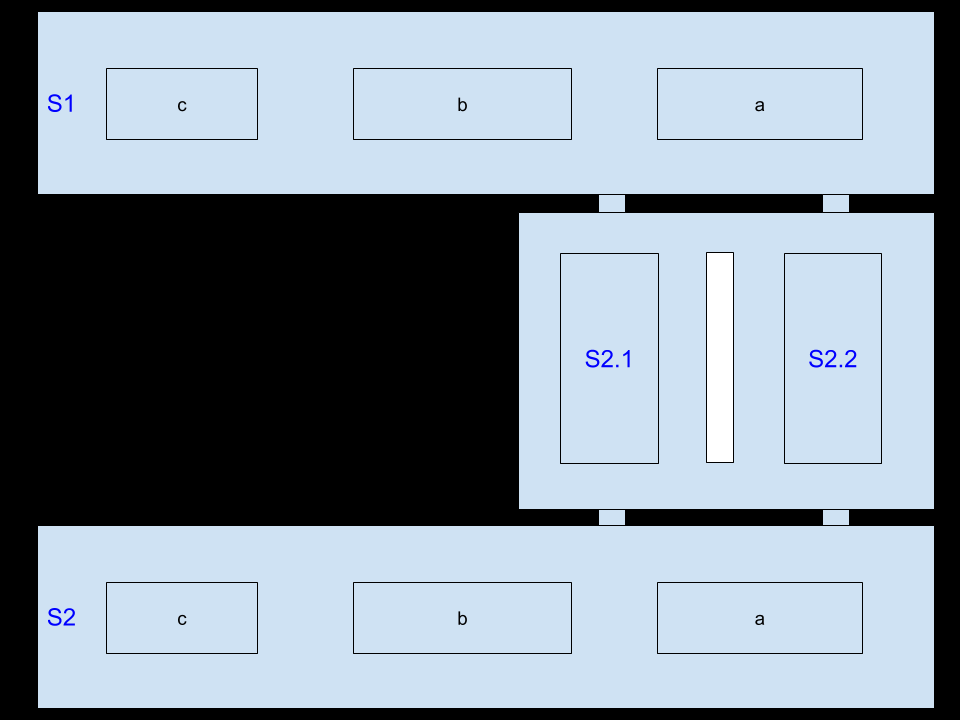
#> input picture assets/images/overview_B3_cluster.png, 960 x 720 px, found by its file name
$ python floormap_cross.py
#> lines starting #> are read from the running program, lines starting #| are printed output that depends on the picture
### plotting/camera_mapping.py
import re
xac = re.compile(r'^S([-\d+])-B[-\d+]([ac])-([\w])$')
xb_ = re.compile(r'^S([-\d+])-B[-\d+]b-[\w]-([\w])$')
xb = re.compile(r'^S([-\d+])-B[-\d+]b-[\w]-([\w])[\w]$')
xEs = re.compile(r'^S2[\d]-B[-\d+]-([\w])$')
xE = re.compile(r'^S2[\d]-B[-\d+]-[\w]-([\w])$')

x1=0
x2=28
x3=42
x4=84
x5=100
x6=142
x7=178
x8=222
x9=250
x10=314
x11=352
x12=366
x13=410
x14=426


# [68 lines left out: function get_x, not called in this run]


yac = re.compile(r'^S([-\d+])-B[-\d+]([ac])-([\w])$')
yb_ = re.compile(r'^S[-\d+]-B[-\d+]b-([\w])-[\w]$')
yb = re.compile(r'^S[-\d+]-B[-\d+]b-([\w])-[\w]([\w])$')
yE = re.compile(r'^S2([-\d+])-B[-\d+]-([\w])$')
yEs = re.compile(r'^S2([-\d+])-B[-\d+]-([\w])-[\w]$')

y1=0
y2=50
y3=165
y4=194
y5=225
y6=359
y7=388
y8=420
y9=558
y10=348
y11=428
y12=490
y13=586


# [73 lines left out: functions get_y, get_coordinate, not called in this run]


c_ac = re.compile(r'^S([-\d+])-B[-\d+]([ac])-[\w]$')
c_b_ = re.compile(r'^S([-\d+])-B[-\d+]b-([\w])-([\w])$')
c_b = re.compile(r'^S([-\d+])-B[-\d+]b-([\w])-([\w])[\w]$')
c_E = re.compile(r'^S2([-\d+])-B[-\d+]-([\w])$')
c_Es = re.compile(r'^S2([-\d+])-B[-\d+]-([\w])-[\w]$')


def get_cluster(cam_name):
    res = c_ac.match(cam_name)
    if res is not None:
        res = res.groups()
        return "S{}-{}".format(res[0], res[1])

    res = c_b_.match(cam_name)
    if res is not None:
        res = res.groups()
        if res[2]=='T':
            return "S{}-b-{}-{}".format(res[0], res[1], 'B')
        elif res[2]=='B':
            return "S{}-b-{}-{}".format(res[0], res[1], 'T')

    res = c_b.match(cam_name)
    if res is not None:
        res = res.groups()
        return "S{}-b-{}-{}".format(res[0], res[1], res[2])

    res = c_E.match(cam_name)
    if res is not None:
        res = res.groups()
        return "S2{}-{}".format(res[0], res[1])

    res = c_Es.match(cam_name)
    if res is not None:
        res = res.groups()
        return "S2{}-{}".format(res[0], res[1])

    raise ValueError('Invalid camera name.')


_cac = re.compile(r'^S([-\d+])-([ac])$')
_cb = re.compile(r'^S([-\d+])-b-([\w])-([\w])$')
_cE = re.compile(r'^S2([-\d+])-([\w])$')

def _mean(*ps):
    ps = [get_coordinate(p) for p in ps]
    return sum([p[0] for p in ps])/len(ps), sum([p[1] for p in ps])/len(ps)


# [27 lines left out: function get_cluster_position, not called in this run]


# [17 lines that do not run on import are left out]

### plotting/floormap_cross.py
from .camera_mapping import get_cluster_position, get_cluster
import cv2

def floormap_cross(img_path,camera_names, img_cord=(610,457)):
#> called with img_cord = (610, 457)
    print(img_path)
    img= cv2.imread(img_path,1)
#> img is the input picture: shape (720, 960, 3); mean B, G, R 156.7, 145.6, 133.6
    print(img.shape)
#| (720, 960, 3)

    img= cv2.resize(img, img_cord)
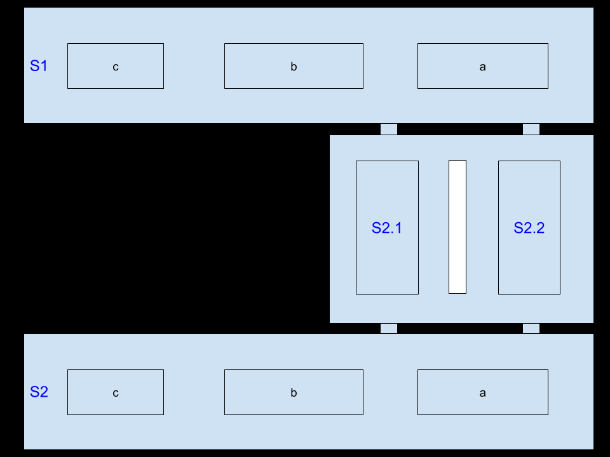
#> img: shape (457, 610, 3); mean B, G, R 156.4, 145.4, 133.3
    current_cordinates=()
    prev_cordinates=()

    for camera in camera_names:
        current_cordinates= get_cluster_position(get_cluster(camera))
        current_cordinates= tuple(int(s) for s in current_cordinates)
        img= cv2.drawMarker(img, current_cordinates, [0,0,245], markerType=cv2.MARKER_TILTED_CROSS , markerSize=15, thickness=2)

        # if prev_cordinates:
        #     img= cv2.arrowedLine(img, prev_cordinates, current_cordinates, [255,0,0], thickness=2, tipLength=0.05, line_type=8)

        prev_cordinates= current_cordinates


    cv2.imwrite('final.png', img)


if __name__ == '__main__':
    img_path = "/Users/rahul_mac/Desktop/NTU/NTU_Indoor_Demo_GUI/static/overview_B3_cluster.png"
#> (the run stopped early here; a loop or call above may not have finished)

$ run again, with assets/images/overview_B3_with_camera.jpg saved as assets/images/overview_B3_cluster.png
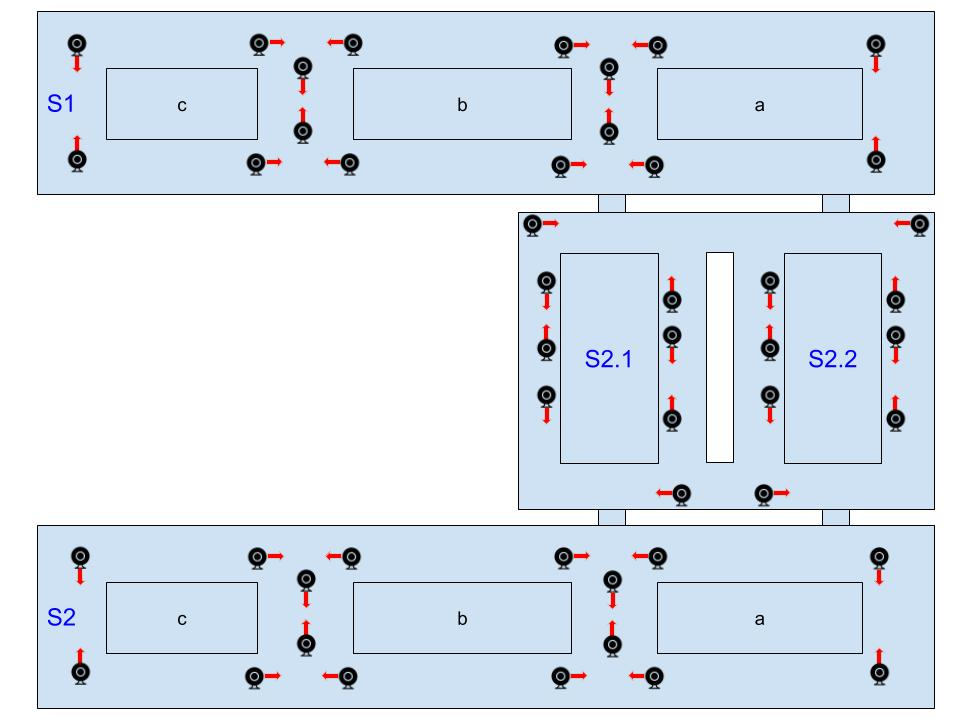
#> input picture assets/images/overview_B3_with_camera.jpg, 960 x 720 px, found by its file name
#> in floormap_cross, img is the input picture: shape (720, 960, 3); mean B, G, R 237.7, 227.1, 216.7
#| (720, 960, 3)
#> in floormap_cross, `img= cv2.resize(img, img_cord)`:
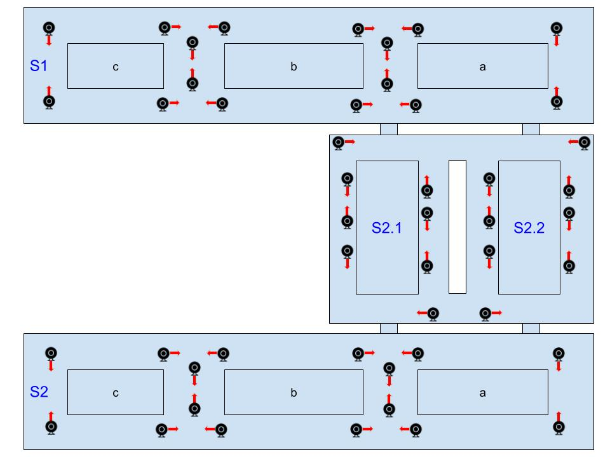
#> img: shape (457, 610, 3); mean B, G, R 237.3, 226.7, 216.3
